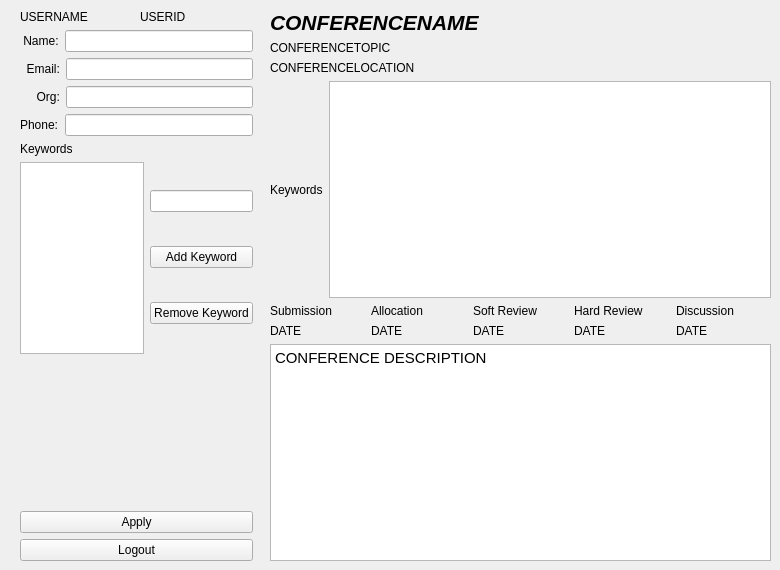
      <widget class="QWidget" name="infoTabAuthor">
       <attribute name="title">
        <string>Info</string>
       </attribute>
       <widget class="QWidget" name="verticalLayoutWidget">
        <property name="geometry">
         <rect>
          <x>20</x>
          <y>10</y>
          <width>233</width>
          <height>551</height>
         </rect>
        </property>
        <layout class="QVBoxLayout" name="verticalLayout">
         <item>
          <layout class="QHBoxLayout" name="horizontalLayout_2">
           <item>
            <widget class="QLabel" name="username">
             <property name="text">
              <string>USERNAME</string>
             </property>
            </widget>
           </item>
           <item>
            <widget class="QLabel" name="userid">
             <property name="text">
              <string>USERID</string>
             </property>
            </widget>
           </item>
          </layout>
         </item>
         <item>
          <layout class="QHBoxLayout" name="horizontalLayout_35">
           <item>
            <widget class="QLabel" name="label_34">
             <property name="text">
              <string> Name:</string>
             </property>
            </widget>
           </item>
           <item>
            <widget class="QLineEdit" name="name"/>
           </item>
          </layout>
         </item>
         <item>
          <layout class="QHBoxLayout" name="horizontalLayout_36">
           <item>
            <widget class="QLabel" name="label_36">
             <property name="text">
              <string>  Email:</string>
             </property>
            </widget>
           </item>
           <item>
            <widget class="QLineEdit" name="email"/>
           </item>
          </layout>
         </item>
         <item>
          <layout class="QHBoxLayout" name="horizontalLayout_37">
           <item>
            <widget class="QLabel" name="label_38">
             <property name="text">
              <string>     Org:</string>
             </property>
            </widget>
           </item>
           <item>
            <widget class="QLineEdit" name="organisation_3"/>
           </item>
          </layout>
         </item>
         <item>
          <layout class="QHBoxLayout" name="horizontalLayout_38">
           <item>
            <widget class="QLabel" name="label_40">
             <property name="text">
              <string>Phone:</string>
             </property>
            </widget>
           </item>
           <item>
            <widget class="QLineEdit" name="phone_3"/>
           </item>
          </layout>
         </item>
         <item>
          <widget class="QLabel" name="label">
           <property name="text">
            <string>Keywords</string>
           </property>
          </widget>
         </item>
         <item>
          <layout class="QHBoxLayout" name="horizontalLayout_21">
           <item>
            <widget class="QListWidget" name="authKeyList"/>
           </item>
           <item>
            <layout class="QVBoxLayout" name="verticalLayout_15">
             <item>
              <widget class="QLineEdit" name="authKeyEntry"/>
             </item>
             <item>
              <widget class="QPushButton" name="addAuthKey">
               <property name="text">
                <string>Add Keyword</string>
               </property>
              </widget>
             </item>
             <item>
              <widget class="QPushButton" name="rmvAuthKey">
               <property name="text">
                <string>Remove Keyword</string>
               </property>
              </widget>
             </item>
            </layout>
           </item>
          </layout>
         </item>
         <item>
          <spacer name="verticalSpacer_8">
           <property name="orientation">
            <enum>Qt::Vertical</enum>
           </property>
           <property name="sizeHint" stdset="0">
            <size>
             <width>20</width>
             <height>40</height>
            </size>
           </property>
          </spacer>
         </item>
         <item>
          <widget class="QPushButton" name="apply">
           <property name="text">
            <string>Apply</string>
           </property>
          </widget>
         </item>
         <item>
          <widget class="QPushButton" name="logout">
           <property name="text">
            <string>Logout</string>
           </property>
          </widget>
         </item>
        </layout>
       </widget>
       <widget class="QWidget" name="verticalLayoutWidget_14">
        <property name="geometry">
         <rect>
          <x>270</x>
          <y>10</y>
          <width>501</width>
          <height>551</height>
         </rect>
        </property>
        <layout class="QVBoxLayout" name="verticalLayout_16">
         <item>
          <widget class="QLabel" name="conferenceName">
           <property name="font">
            <font>
             <pointsize>16</pointsize>
             <weight>75</weight>
             <italic>true</italic>
             <bold>true</bold>
            </font>
           </property>
           <property name="text">
            <string>CONFERENCENAME</string>
           </property>
           <property name="scaledContents">
            <bool>false</bool>
           </property>
          </widget>
         </item>
         <item>
          <widget class="QLabel" name="confTopic">
           <property name="text">
            <string>CONFERENCETOPIC</string>
           </property>
          </widget>
         </item>
         <item>
          <widget class="QLabel" name="confLocation">
           <property name="text">
            <string>CONFERENCELOCATION</string>
           </property>
          </widget>
         </item>
         <item>
          <layout class="QHBoxLayout" name="horizontalLayout_22">
           <item>
            <widget class="QLabel" name="label_26">
             <property name="text">
              <string>Keywords</string>
             </property>
            </widget>
           </item>
           <item>
            <widget class="QListWidget" name="confKeyListNoEdit"/>
           </item>
          </layout>
         </item>
         <item>
          <layout class="QHBoxLayout" name="horizontalLayout_28">
           <item>
            <widget class="QLabel" name="label_47">
             <property name="text">
              <string>Submission</string>
             </property>
            </widget>
           </item>
           <item>
            <widget class="QLabel" name="label_48">
             <property name="text">
              <string>Allocation</string>
             </property>
            </widget>
           </item>
           <item>
            <widget class="QLabel" name="label_49">
             <property name="text">
              <string>Soft Review</string>
             </property>
            </widget>
           </item>
           <item>
            <widget class="QLabel" name="label_50">
             <property name="text">
              <string>Hard Review</string>
             </property>
            </widget>
           </item>
           <item>
            <widget class="QLabel" name="label_51">
             <property name="text">
              <string>Discussion</string>
             </property>
            </widget>
           </item>
          </layout>
         </item>
         <item>
          <layout class="QHBoxLayout" name="horizontalLayout_25">
           <item>
            <widget class="QLabel" name="subDate">
             <property name="text">
              <string>DATE</string>
             </property>
            </widget>
           </item>
           <item>
            <widget class="QLabel" name="allocDate">
             <property name="text">
              <string>DATE</string>
             </property>
            </widget>
           </item>
           <item>
            <widget class="QLabel" name="sReviewDate">
             <property name="text">
              <string>DATE</string>
             </property>
            </widget>
           </item>
           <item>
            <widget class="QLabel" name="hReviewDate">
             <property name="text">
              <string>DATE</string>
             </property>
            </widget>
           </item>
           <item>
            <widget class="QLabel" name="discDate">
             <property name="text">
              <string>DATE</string>
             </property>
            </widget>
           </item>
          </layout>
         </item>
         <item>
          <widget class="QTextBrowser" name="confDesc">
           <property name="html">
            <string>&lt;!DOCTYPE HTML PUBLIC &quot;-//W3C//DTD HTML 4.0//EN&quot; &quot;http://www.w3.org/TR/REC-html40/strict.dtd&quot;&gt;
&lt;html&gt;&lt;head&gt;&lt;meta name=&quot;qrichtext&quot; content=&quot;1&quot; /&gt;&lt;style type=&quot;text/css&quot;&gt;
p, li { white-space: pre-wrap; }
&lt;/style&gt;&lt;/head&gt;&lt;body style=&quot; font-family:'Ubuntu'; font-size:11pt; font-weight:400; font-style:normal;&quot;&gt;
&lt;p style=&quot; margin-top:0px; margin-bottom:0px; margin-left:0px; margin-right:0px; -qt-block-indent:0; text-indent:0px;&quot;&gt;CONFERENCE DESCRIPTION&lt;/p&gt;&lt;/body&gt;&lt;/html&gt;</string>
           </property>
          </widget>
         </item>
        </layout>
       </widget>
      </widget>
